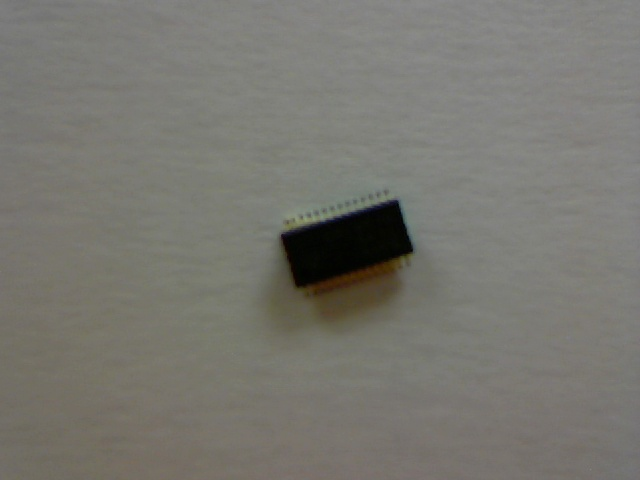
#> input picture bin/orientation_detection/test12.jpg, 640 x 480 px
$ python main.py --image test12.jpg   (older library calls are emulated)
#> lines starting #> are read from the running program, lines starting #| are printed output that depends on the picture; after the words box and inside, x2 and y2 are one past the last pixel; in counts of white or black regions, pixels touching at a corner belong together
### bin/orientation_detection/ComponentTracker.py
# PNP Computer Vision System for identifying ICs and analyzing IC orientation
# Justin Johnson
# FAU, Fall 2016
import numpy as np
import cv2
import time

# ComponentTracker class accepts input image path and provides functionality:
# Preprocessing, identify countours, drawing best fit rectangle and return orientation attributes
class ComponentTracker():
  # Read input image path to be processed
  def __init__(self, input_image):
    self.input_image = cv2.imread(input_image)

    self.IMAGE_WIDTH = 640
    self.IMAGE_HEIGHT = 480

  # Threshold image and generate binary output image
  # @param int l = lower bound of threshold
  # @param int h = upper bound of threshold
  # @param boolean showImage displays image if true, default false
  def thresholdImage(self, l, h, showImage = False):
    # Set lower and upper bounds for image thresholding
    # 3 element array handles 3 channels, R G B
    # Another option: convert img to gray scale and threshold on 1 channel
    lower = np.array([l, l, l])
    upper = np.array([h, h, h])

    # inRange returns binary value 1/0:
    # Returns 1 if lower <= input <= upper, else returns 0
    self.binary_image = cv2.inRange(self.input_image, lower, upper)
    # If @param showImage = true, display image to user
    if showImage:
      cv2.imshow("Thresholded Output", self.binary_image)


  # Sharpen image by filtering image with a 5x5 edge enhancing kernal
  # Linear Filter is applied to original image found at 'input_image' path
  # 1. Kernal anchor (center) is placed above determined pixel
  # 2. Multiply kernal coefficients by corresponding image pixel values
  # 3. Sum all results and place result in position of input's anchor value
  # 4. Repeat process for all pixels in image
  # [8 lines left out: function sharpenImage, not called in this run]


  # Identify image contours and approximate them to remove unwanted noise
  # @param minArea defines minimum component size to rule out insignifcantly small contour shapes
  # @return Rectangle representation of component contours
  def findContourRectangle(self, minArea):
    # Contours are curves that join all continuous points along a boundary with same color/intensity
    # findContours specifically searches for white objects on a black background, must be binary img
    # findCountours (src, contour retrieval mode, contour approximation method)
    # A copy of input image is used to preserve original image, because findContours would alter image
    # cv2.CHAIN_APPROX_SIMPLE removed redundant points to reduce size of contours and save memory
    _, contours, _= cv2.findContours(self.binary_image.copy(), cv2.RETR_EXTERNAL, cv2.CHAIN_APPROX_SIMPLE)
    self.componentsFound = 0
    # Examine each contour detected in image
    for c in contours:
      #if area of contours is greater than min target area
      if cv2.contourArea(c) > minArea:
        # Calculates perimeter of contour c
        # arcLength(input contour, closed contour)
        perimeter = cv2.arcLength(c, True)
        # Approximate shape and remove noise using approxPolyDP(contour, epsilon, closed contour)
        # Value for epsilon should be adjusted to fine tune component's shape approximation
        # epsilon = 10% of perimiter
        epsilon = perimeter*0.1
        approxShape = cv2.approxPolyDP(c, epsilon, True)
        # Check if shape has has 4 edges
        if len(approxShape) == 4:
          # increase total number of components found
          # this should always be 1 if viewing image of component
          self.componentsFound += 1
          # Create a rotated rectangle that bounds the approximated shape
          # minAreaRect(InputArray points) finds a rotated rectangle of the minimum area
          # that is enclosed by 2D point set approxShape
          minRect = cv2.minAreaRect(approxShape)
          return minRect
    # Return null if no components were found
    return None

  # Draw a min area fitted rectangle around contours
  # Rectangle = min area rectangle representation of approximated contours
  # Rectangle is defined by findContourRectangle()
  def drawContoursFromRectangle(self, rect):
    # boxPoints finds four vertices of a rotated rectangle
    box = cv2.boxPoints(rect)
    box = np.int0(box)
    # drawContours(image to draw on, contours to draw, index of contour to draw, color, and thickness
    cv2.drawContours(self.input_image, [box], 0,(255, 0, 0), 1)

  # Adjust angle of rotation detected on component rectangle
  # We want 0 def, not 90 deg or 180 deg
  # @return double angle
  def normalizeRectangle(self, angle):
    while(angle < -45 or angle > 45):
      angle += 90
      angleStr = str(angle)
    return angle

  # Draw pixel values of center (x,y) , dimensions (w,h) , and angle of rotation
  def drawRectangleDetails(self, rect):
    # rect[0] contains center of rectangle position
    # Get position, format to 3 decimal, cast to String
    centerX, centerY = rect[0]
    centerX = centerX - (self.IMAGE_WIDTH/2)
    centerY = centerY - (self.IMAGE_HEIGHT/2)
    centerX = str(format(centerX, '.3f'))
    centerY = str(format(centerY, '.3f'))
    # rect[1] contains dimensions
    # get dimensions, format to 3 decimal, and cast to String
    dimension1, dimension2 = rect[1]
    dimension1 = str(format(dimension1, '.3f'))
    dimension2 = str(format(dimension2, '.3f'))
    # rect[2] contains angle of rotation
    # get angle, normalize angle of rotation, format to 3 decimal, and cast to String
    angle = self.normalizeRectangle(rect[2])
    angle = str(format(angle, '.3f'))
    # Set font and apply text to output image
    font = cv2.FONT_HERSHEY_SIMPLEX
    cv2.putText(self.input_image, 'Center: ' + centerX + ', ' + centerY, (10, 20), font, 0.5, (255, 0, 0), 1, cv2.LINE_AA)
    cv2.putText(self.input_image, "Dimensions: " + dimension1 + ', ' + dimension2, (10, 40), font, 0.5, (255, 0, 0), 1, cv2.LINE_AA)
    cv2.putText(self.input_image, "Angle of Rotation: " + angle, (10, 60), font, 0.5, (255, 0, 0), 1, cv2.LINE_AA)

  # Return string that contains component's center coordinates (x,y) and it's angle of rotation
  def getRectangleDetails(self, rect):
    centerX, centerY = rect[0]
    centerX = centerX - (self.IMAGE_WIDTH/2)
    centerY = centerY - (self.IMAGE_HEIGHT/2)
    orientationDetails = "X" + str(format(centerX, '.3f')) + ", Y" + str(format(centerY, '.3f')) + ", "
    angle = self.normalizeRectangle(rect[2])
    orientationDetails += str(format(angle, '.3f'))
    return orientationDetails

  # Display output image to user and give user option to save
  # Close all windows on completion
  # [10 lines left out: function displayOutput, not called in this run]


# [2 lines that do not run on import are left out]

### bin/orientation_detection/main.py
from ComponentTracker import ComponentTracker
import argparse

def main():
  #configure argument parser to read image
  ap = argparse.ArgumentParser()
  ap.add_argument("-i", "--image", help = "path to the image file being processed")
  ap.add_argument("-lt", "--low", help = "low threshold value used for creating binary image", type=int, default=0)
  ap.add_argument("-ht", "--high", help = "high threshold value used for creating binary image", type=int, default=40)
  ap.add_argument("-ma", "--minarea", help = "minimum pixel area to detect during contour detection, smaller objects contours will be ignored", type=int, default=250)
  #parse arguments
  args = vars(ap.parse_args())
  inputImage = args["image"]
  lowThreshold = args["low"]
  highThreshold = args["high"]
  minComponentArea = args["minarea"]

  #create instance ComponentTracker object with input image
  mComponentTracker = ComponentTracker(inputImage)
#> in __init__, self.input_image is the input picture: shape (480, 640, 3); mean B, G, R 112, 118.6, 119.7

  #threshold image to create binary image
  mComponentTracker.thresholdImage(lowThreshold, highThreshold)
#> in thresholdImage, `self.binary_image = cv2.inRange(self.input_image, lower, upper)`:
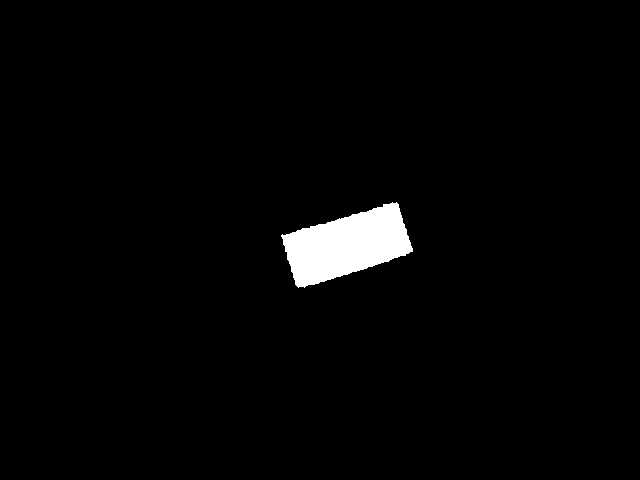
#> self.binary_image: shape (480, 640); 2.2% white; 1 white region

  #detect contour rectangle that is >= minCompnentArea, neglecting insignificantly small contours
  rectangle = mComponentTracker.findContourRectangle(minComponentArea)
#> in findContourRectangle, `_, contours, _= cv2.findContours(self.binary_image.copy(), cv2.RETR_EX..`: contours = 1 contour; box (x1, y1, x2, y2) and area: (281, 202, 413, 288) 6534
#> the loop in findContourRectangle, `for c in contours:` made 1 pass
#> (perimeter, epsilon, approxShape, self.componentsFound, minRect) on pass 1: (378.5, 37.85, [[398, 204], [282, 234], [295, 284], [412, 251]], 1, ((347.3, 243.7), (121.5, 51.66), -14.57))
#> after the loop in findContourRectangle, `for c in contours:`: self.componentsFound = 1
#> rectangle = ((347.3, 243.7), (121.5, 51.66), -14.57)

  #if component was found, draw contours and commponent details on image & displaye then display to user
  if rectangle:
    mComponentTracker.drawContoursFromRectangle(rectangle)
#> in drawContoursFromRectangle, `box = cv2.boxPoints(rect)`: box = [[295, 284], [282, 234], [399.6, 203.4], [412.6, 253.4]]
#> in drawContoursFromRectangle, `box = np.int0(box)`: box = [[295, 284], [282, 234], [399, 203], [412, 253]]
    mComponentTracker.drawRectangleDetails(rectangle)
#> in drawRectangleDetails, `centerX, centerY = rect[0]`: centerX = 347.3; centerY = 243.7
#> in drawRectangleDetails, `centerX = centerX - (self.IMAGE_WIDTH/2)`: centerX = 27.31
#> in drawRectangleDetails, `centerY = centerY - (self.IMAGE_HEIGHT/2)`: centerY = 3.71
#> in drawRectangleDetails, `centerX = str(format(centerX, '.3f'))`: centerX = '27.314'
#> in drawRectangleDetails, `centerY = str(format(centerY, '.3f'))`: centerY = '3.708'
#> in drawRectangleDetails, `dimension1, dimension2 = rect[1]`: dimension1 = 121.5; dimension2 = 51.66
#> in drawRectangleDetails, `dimension1 = str(format(dimension1, '.3f'))`: dimension1 = '121.539'
#> in drawRectangleDetails, `dimension2 = str(format(dimension2, '.3f'))`: dimension2 = '51.662'
#> in drawRectangleDetails, `angle = self.normalizeRectangle(rect[2])`: angle = -14.57
#> in drawRectangleDetails, `angle = str(format(angle, '.3f'))`: angle = '-14.574'
#> in drawRectangleDetails, `cv2.putText(self.input_image, "Angle of Rotation: " + angle, (10, 60),..`:
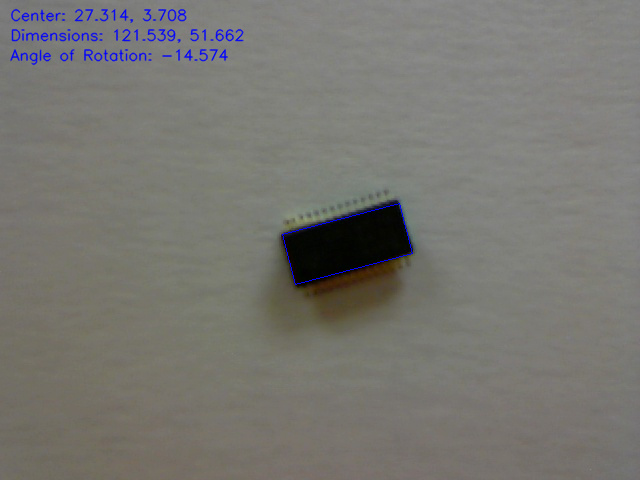
#> self.input_image: shape (480, 640, 3); mean B, G, R 112.9, 118, 119
    print(mComponentTracker.getRectangleDetails(rectangle))
#> in getRectangleDetails, `centerX, centerY = rect[0]`: centerX = 347.3; centerY = 243.7
#> in getRectangleDetails, `centerX = centerX - (self.IMAGE_WIDTH/2)`: centerX = 27.31
#> in getRectangleDetails, `centerY = centerY - (self.IMAGE_HEIGHT/2)`: centerY = 3.71
#> in getRectangleDetails, `orientationDetails = "X" + str(format(centerX, '.3f')) + ", Y" + str(f..`: orientationDetails = 'X27.314, Y3.708, '
#> in getRectangleDetails, `angle = self.normalizeRectangle(rect[2])`: angle = -14.57
#> in getRectangleDetails, `orientationDetails += str(format(angle, '.3f'))`: orientationDetails = 'X27.314, Y3.708, -14.574'
#| X27.314, Y3.708, -14.574
    #mComponentTracker.displayOutput()

  else:
    print("No Components Found")

if __name__ == "__main__":
  main()
